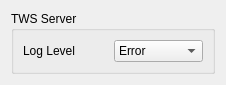
<?xml version="1.0" encoding="UTF-8"?>
<ui version="4.0">
 <class>LogConfiguration</class>
 <widget class="QWidget" name="LogConfiguration">
  <property name="geometry">
   <rect>
    <x>0</x>
    <y>0</y>
    <width>226</width>
    <height>81</height>
   </rect>
  </property>
  <property name="windowTitle">
   <string>Dialog</string>
  </property>
  <layout class="QVBoxLayout" name="verticalLayout">
   <item>
    <widget class="QGroupBox" name="groupBox">
     <property name="title">
      <string>TWS Server</string>
     </property>
     <layout class="QGridLayout" name="gridLayout">
      <item row="0" column="0">
       <widget class="QLabel" name="label">
        <property name="text">
         <string>Log Level</string>
        </property>
       </widget>
      </item>
      <item row="0" column="1">
       <widget class="QComboBox" name="comboBox">
        <item>
         <property name="text">
          <string>Error</string>
         </property>
        </item>
        <item>
         <property name="text">
          <string>Unset</string>
         </property>
        </item>
        <item>
         <property name="text">
          <string>System</string>
         </property>
        </item>
        <item>
         <property name="text">
          <string>Warning</string>
         </property>
        </item>
        <item>
         <property name="text">
          <string>Information</string>
         </property>
        </item>
        <item>
         <property name="text">
          <string>Detail</string>
         </property>
        </item>
       </widget>
      </item>
     </layout>
    </widget>
   </item>
  </layout>
 </widget>
 <resources/>
 <connections/>
</ui>
